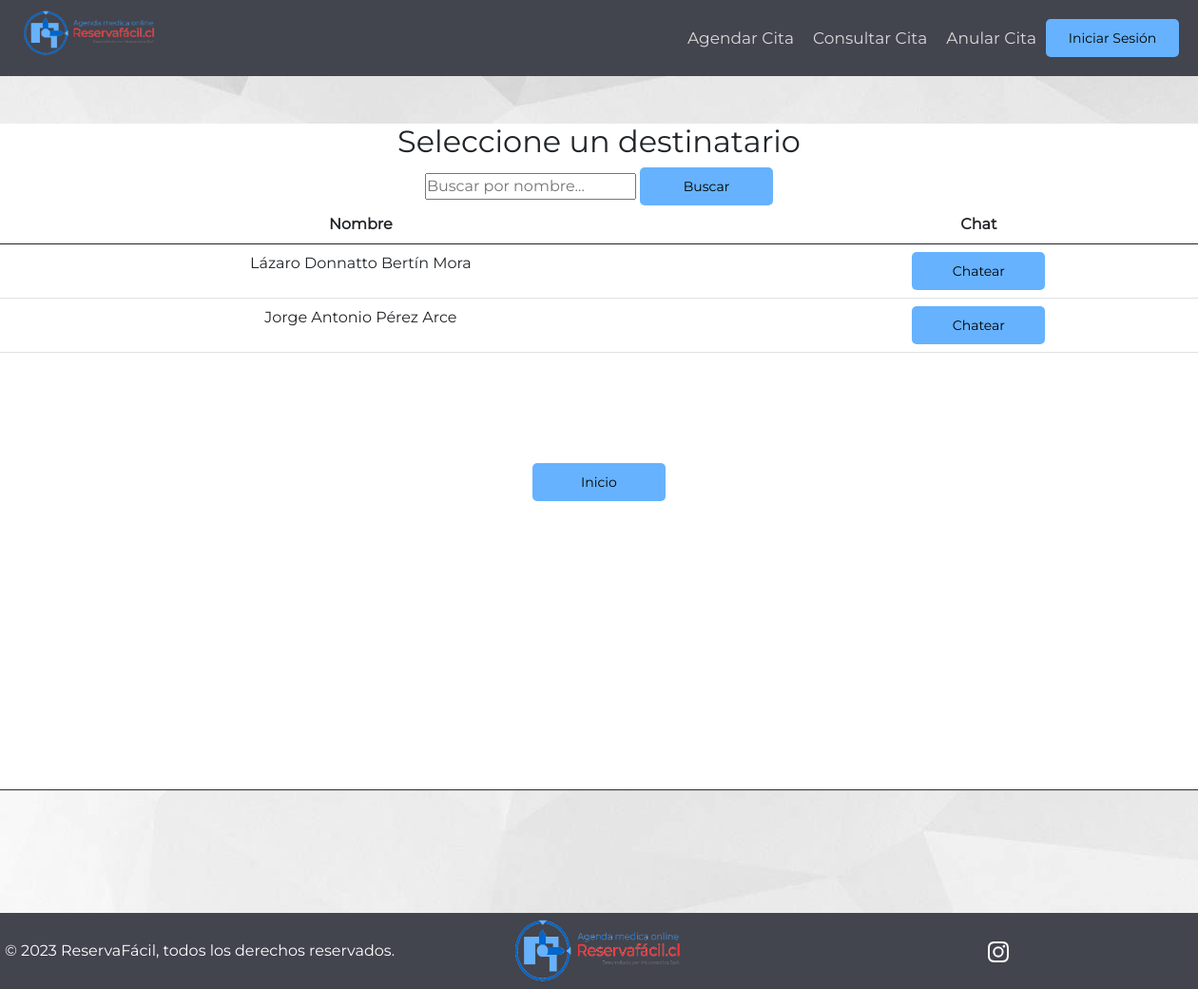
Page /select_Destinatario/ on the committed database.
### AppReservaFacil/models.py (models this page shows)
class Especialista(models.Model):
    ID_Especialista = models.IntegerField(primary_key=True, unique=True)
    Nombre_completo_E = models.CharField(max_length=256)
    Rut = models.CharField(max_length=9, null=True)
    Sexo = models.CharField(choices = ([('Femenino','Femenino'), ('Masculino','Masculino')]),max_length=9, null=True)
    Fecha_de_nacimiento_E = models.DateField(null=True)
    Direccion_E = models.CharField(max_length=256, null=True)
    Telefono_E = models.CharField(max_length=9, null=True)
    ini_con_especialista = models.DateField(null=True)
    fin_con_especialista = models.DateField(null=True)
    Foto_E = models.ImageField(upload_to='Paciente',null=True)
    Especialidad_P = models.ForeignKey(Especialidad,null=True, on_delete=models.RESTRICT,related_name="Especialidad_P")
    Especialidad_S = models.ForeignKey(Especialidad,null=True, on_delete=models.RESTRICT,related_name="Especialidad_S")
    Dia_Esp_P = MultiSelectField(choices=DIAS_CHOICES)
    Dia_Esp_S = MultiSelectField(choices=DIAS_CHOICES)
    Minutes_Esp_P_Lun = models.IntegerField(null = True, choices=MINUTOS_CHOICES)
    Minutes_Esp_P_Mar = models.IntegerField(null = True, choices=MINUTOS_CHOICES)
    Minutes_Esp_P_Mie = models.IntegerField(null = True, choices=MINUTOS_CHOICES)
    Minutes_Esp_P_Jue = models.IntegerField(null = True, choices=MINUTOS_CHOICES)
    Minutes_Esp_P_Vie = models.IntegerField(null = True, choices=MINUTOS_CHOICES)
    Minutes_Esp_P_Sab = models.IntegerField(null = True, choices=MINUTOS_CHOICES)
    Minutes_Esp_P_Dom = models.IntegerField(null = True, choices=MINUTOS_CHOICES)
    Minutes_Esp_S_Lun = models.IntegerField(null = True, choices=MINUTOS_CHOICES)
    Minutes_Esp_S_Mar = models.IntegerField(null = True, choices=MINUTOS_CHOICES)
    Minutes_Esp_S_Mie = models.IntegerField(null = True, choices=MINUTOS_CHOICES)
    Minutes_Esp_S_Jue = models.IntegerField(null = True, choices=MINUTOS_CHOICES)
    Minutes_Esp_S_Vie = models.IntegerField(null = True, choices=MINUTOS_CHOICES)
    Minutes_Esp_S_Sab = models.IntegerField(null = True, choices=MINUTOS_CHOICES)
    Minutes_Esp_S_Dom = models.IntegerField(null = True, choices=MINUTOS_CHOICES)
    Usuario_E = models.ForeignKey(User, null=True, on_delete=models.CASCADE)
    def __str__(self):
        return f'{self.Nombre_completo_E}'

### AppReservaFacil/views.py (the view, shortened to what this page needs)
# urls.py: path('select_Destinatario/', views.select_destinatario, name='select_Destinatario'),
def select_destinatario(request):
    global destinatario
    todos_Especialistas = Especialista.objects.all()
    contexto = {
        'especialistas_filtrados': todos_Especialistas,
    }
    print(f'Valor de contexto: {contexto}')
    return render(request, "General/select_Destinatario.html", contexto)

### AppReservaFacil/templatetags/auth_extras.py (called while the page is built)
@register.filter(name='has_group')
def has_group(user, group_name):
    group = Group.objects.get(name=group_name)
    return True if group in user.groups.all() else False

### AppReservaFacil/templates/General/select_Destinatario.html (shortened to what this page needs)
{% extends "../Clientes/index.html" %}
{% block footer %}
    <div class="div-grande">
        <h2 id="titulo-inicio-sesion">Seleccione un destinatario</h2>
        <form method="POST" action="{% url 'select_Destinatario' %}">
            <input type="text" name="filtro" placeholder="Buscar por nombre...">
            <button type="submit" class="btn-naranja-mediano">Buscar</button>
        </form>
        <table class="table table-hover">
          <thead>
            <tr>
              <th scope="col">Nombre</th>
              <th scope="col">Chat</th>
            </tr>
          </thead>
          <tbody>
            {% for especialista in especialistas_filtrados %}
            <tr>
                <form method="POST">
                    <td>{{ especialista.Nombre_completo_E }}</td>
                    <td><button class="btn-naranja-mediano" value="{{especialista.Nombre_completo_E}}" type="submit"name="chat_btn">Chatear</button></td>
                </form>
            </tr>
            {% empty %}
            <tr>
              <td colspan="2">No se encontraron resultados.</td>
            </tr>
            {% endfor %}
          </tbody>
        </table>
        <button id="btn-home-cerrar-sesion" type="button" class="btn-naranja-mediano" style="align-self: auto;"><a href="/">Inicio</a></button>
    </div>
{% endblock %}

### AppReservaFacil/static/Clientes/css.css (style rules this page uses)
html { height: 100%; }
* { margin: 0; padding: 0; box-sizing: border-box; font-family: 'Montserrat', sans-serif; }
.btn-naranja-mediano { height: 40px; width: 140px; background-color: #66B2FE; font-size: 14px; border-style: none; border-radius: 5px; margin: auto; }
.btn-naranja-mediano a { text-decoration: none; color: #000000; }
body { margin: auto; background-image:url("background.jpg"); background-repeat: no-repeat; height: 100%; }
.div-grande { height: 700px; width: 1300px; background-color: #ffffff; text-align: center; border-radius: 10px; box-shadow: 0px 1px 1px; overflow-y: scroll; overflow-x: hidden; }
#btn-home-cerrar-sesion { margin-top: 100px; }

### rows in the picture
Especialista: Nombre_completo_E "Lázaro Donnatto Bertín Mora"
Especialista: Nombre_completo_E "Jorge Antonio Pérez Arce"
